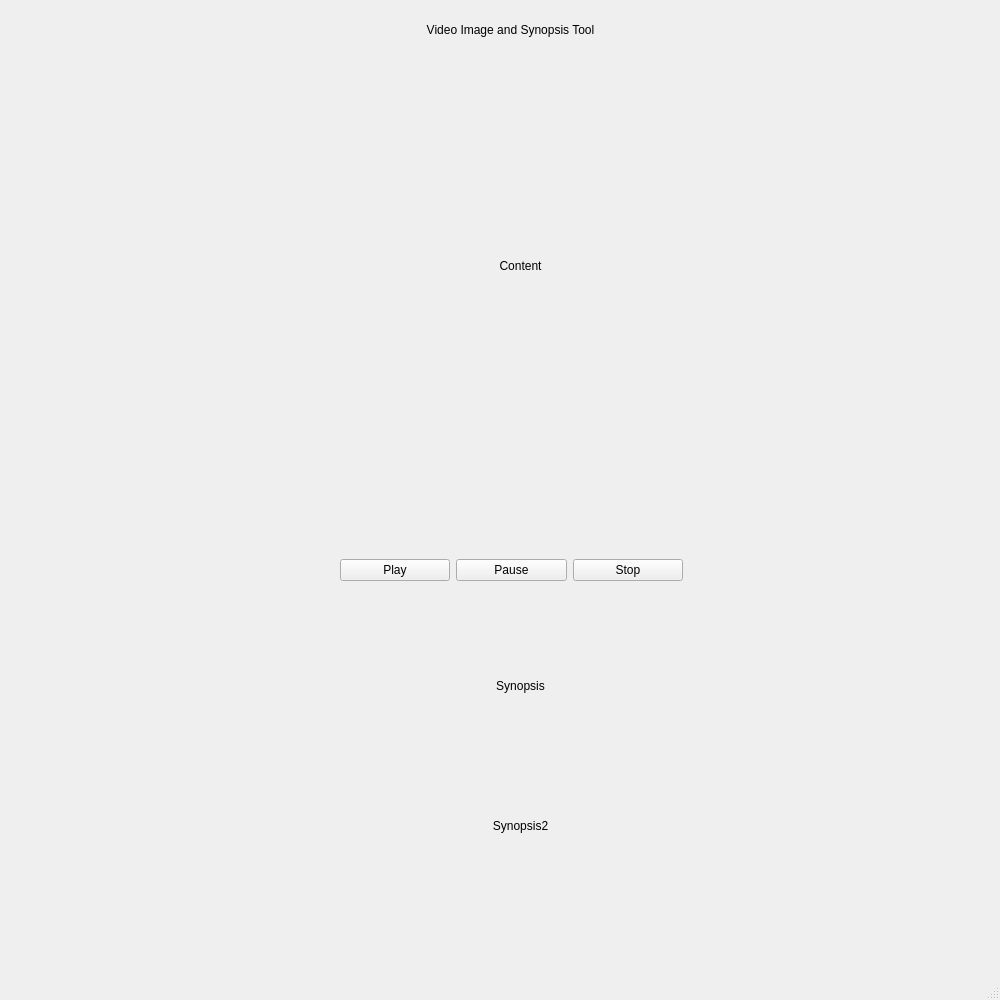
<?xml version="1.0" encoding="UTF-8"?>
<ui version="4.0">
 <class>MainWindow</class>
 <widget class="QMainWindow" name="MainWindow">
  <property name="geometry">
   <rect>
    <x>0</x>
    <y>0</y>
    <width>1000</width>
    <height>1000</height>
   </rect>
  </property>
  <property name="windowTitle">
   <string>MainWindow</string>
  </property>
  <widget class="QWidget" name="centralwidget">
   <widget class="QWidget" name="horizontalLayoutWidget">
    <property name="geometry">
     <rect>
      <x>340</x>
      <y>530</y>
      <width>343</width>
      <height>80</height>
     </rect>
    </property>
    <layout class="QHBoxLayout" name="horizontalLayout">
     <item>
      <widget class="QPushButton" name="playButton">
       <property name="text">
        <string>Play</string>
       </property>
      </widget>
     </item>
     <item>
      <widget class="QPushButton" name="pauseButton">
       <property name="text">
        <string>Pause</string>
       </property>
      </widget>
     </item>
     <item>
      <widget class="QPushButton" name="stopButton">
       <property name="text">
        <string>Stop</string>
       </property>
      </widget>
     </item>
    </layout>
   </widget>
   <widget class="QLabel" name="titleLabel">
    <property name="geometry">
     <rect>
      <x>410</x>
      <y>20</y>
      <width>201</width>
      <height>20</height>
     </rect>
    </property>
    <property name="text">
     <string>Video Image and Synopsis Tool</string>
    </property>
    <property name="alignment">
     <set>Qt::AlignCenter</set>
    </property>
   </widget>
   <widget class="QLabel" name="synopsisLabel">
    <property name="geometry">
     <rect>
      <x>120</x>
      <y>640</y>
      <width>801</width>
      <height>91</height>
     </rect>
    </property>
    <property name="text">
     <string>Synopsis</string>
    </property>
    <property name="alignment">
     <set>Qt::AlignCenter</set>
    </property>
   </widget>
   <widget class="QLabel" name="contentLabel">
    <property name="geometry">
     <rect>
      <x>300</x>
      <y>90</y>
      <width>441</width>
      <height>351</height>
     </rect>
    </property>
    <property name="text">
     <string>Content</string>
    </property>
    <property name="alignment">
     <set>Qt::AlignCenter</set>
    </property>
   </widget>
   <widget class="QLabel" name="synopsisLabel2">
    <property name="geometry">
     <rect>
      <x>120</x>
      <y>780</y>
      <width>801</width>
      <height>91</height>
     </rect>
    </property>
    <property name="text">
     <string>Synopsis2</string>
    </property>
    <property name="alignment">
     <set>Qt::AlignCenter</set>
    </property>
   </widget>
  </widget>
  <widget class="QMenuBar" name="menubar">
   <property name="geometry">
    <rect>
     <x>0</x>
     <y>0</y>
     <width>1000</width>
     <height>22</height>
    </rect>
   </property>
  </widget>
  <widget class="QStatusBar" name="statusbar"/>
 </widget>
 <resources/>
 <connections/>
</ui>
